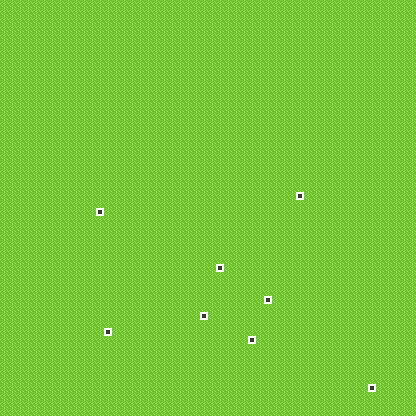

Tiled map render using the project's own tile images. Description and the map definition, with tile-layer contents summarised, below:
An orthogonal 52x52 tile map with 8x8 px tiles, 6 tile layers (base, object, north, south, ...), 2 tilesets.

<map version="1.9" tiledversion="1.9.0" orientation="orthogonal" renderorder="right-down" width="52" height="52" tilewidth="8" tileheight="8" infinite="0" nextlayerid="7" nextobjectid="1">
 <tileset firstgid="1" source="testcity_tileset.tsx" />
 <tileset firstgid="37" source="tiny.tsx" />
 <layer id="1" name="base" width="52" height="52">
  <data>[2704 cells, 2704 non-empty, 1 distinct tile ids]</data>
 </layer>
 <layer id="2" name="object" width="52" height="52">
  <data>[2704 cells, 8 non-empty, 1 distinct tile ids]</data>
 </layer>
 <layer id="3" name="north" width="52" height="52">
  <data>[2704 cells, 8 non-empty, 1 distinct tile ids]</data>
 </layer>
 <layer id="4" name="south" width="52" height="52">
  <data>[2704 cells, 8 non-empty, 1 distinct tile ids]</data>
 </layer>
 <layer id="5" name="east" width="52" height="52">
  <data>[2704 cells, 8 non-empty, 1 distinct tile ids]</data>
 </layer>
 <layer id="6" name="west" width="52" height="52">
  <data>[2704 cells, 8 non-empty, 1 distinct tile ids]</data>
 </layer>
</map>